Frame 1 (no input): blank canvas, image omitted
Frame 60 (no input): blank canvas, image omitted
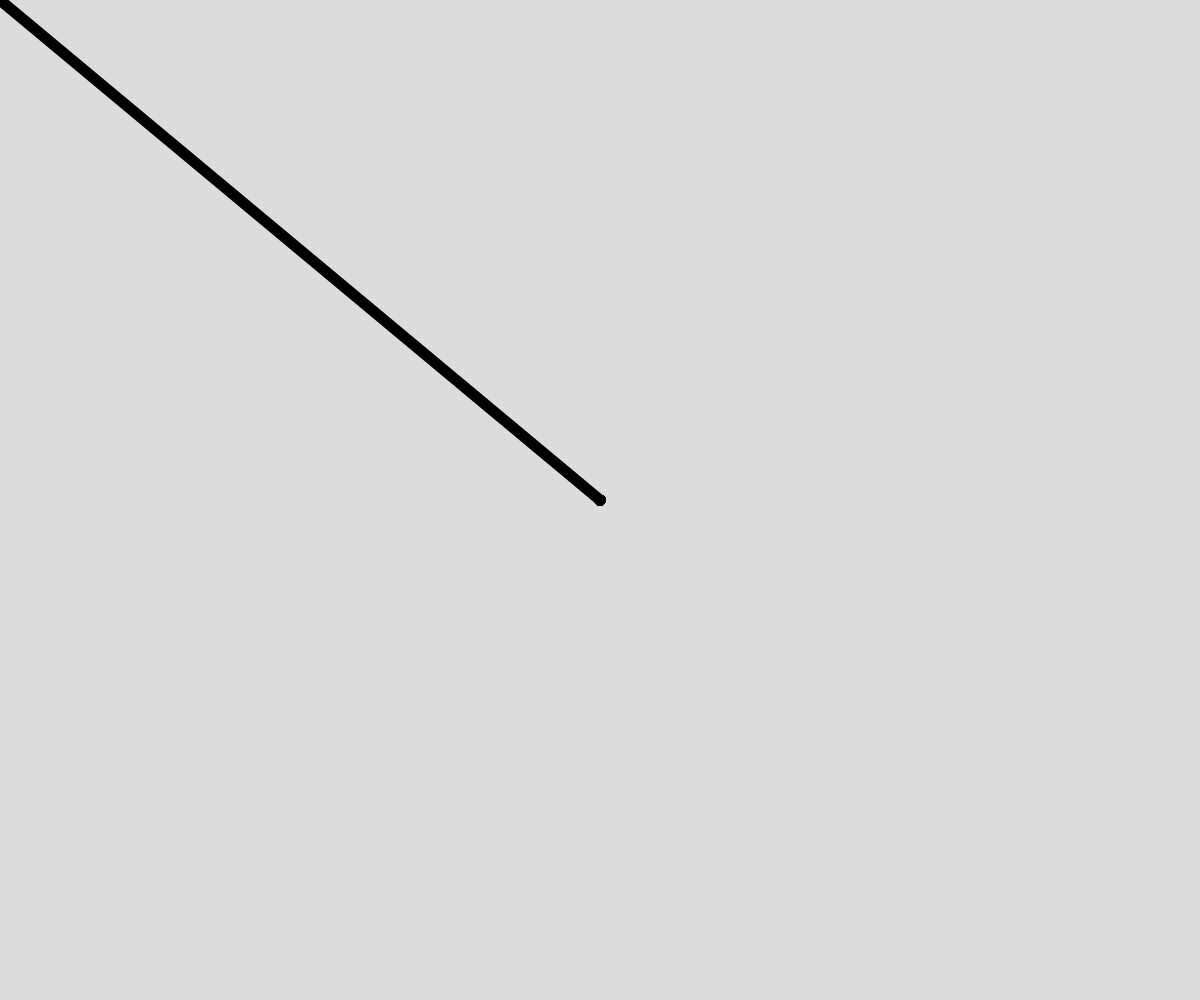
Frame 120 (the mouse pressed at the canvas centre since frame 60)

The p5.js sketch whose frames 1 and 60 were blank and that drew this single picture after the mouse press (run headless with seeded random() and noise() and a simulated clock; from frame 60 on, the mouse is pressed at the canvas centre):

// p5.js sketch
// ── sketch.js
	var strokeColor = 'black';
	var strokewght = 11;

function setup() {
	createCanvas(windowWidth, windowHeight);
	background(220);
}

function keyTyped() {
	
	//white
	if (key === 'w') {
		strokeColor = '#E3709';
	}
		//strokeweight up
	else if (key === 's'){
	  strokewght = strokewght + 5;
	}
// 	strokeweight down
	else if (key === 'a'){
	  strokewght = strokewght - 5;
	}
	//black
	else if (key === 'b') {
		strokeColor = 'black';
	}
	//clear
	else if (key === 'c') {
		background(220);
		strokeColor = 'black';
	}
	//eraser
	else if (key === 'e') {
		strokeColor = 220;
	}
	//turqoiseish
	else if (key === 't') {
		strokeColor = '#4fdbcd';
	}
	//yellow
	else if (key === 'y') {
		strokeColor = '#eafa82';
		//burgundy
	} else if (key === 'r') {
		strokeColor = '#821c0d';
	}
	// //straightline
	// else if(keyIsPressed);{
	// line(pmouseX,windowWidth/2,mouseX,windowWidth/2);
	// }
}

function draw() {
	strokeWeight(strokewght);
	stroke(strokeColor);
	if (mouseIsPressed) {
		line(pmouseX, pmouseY, mouseX, mouseY);
	}
}

	
